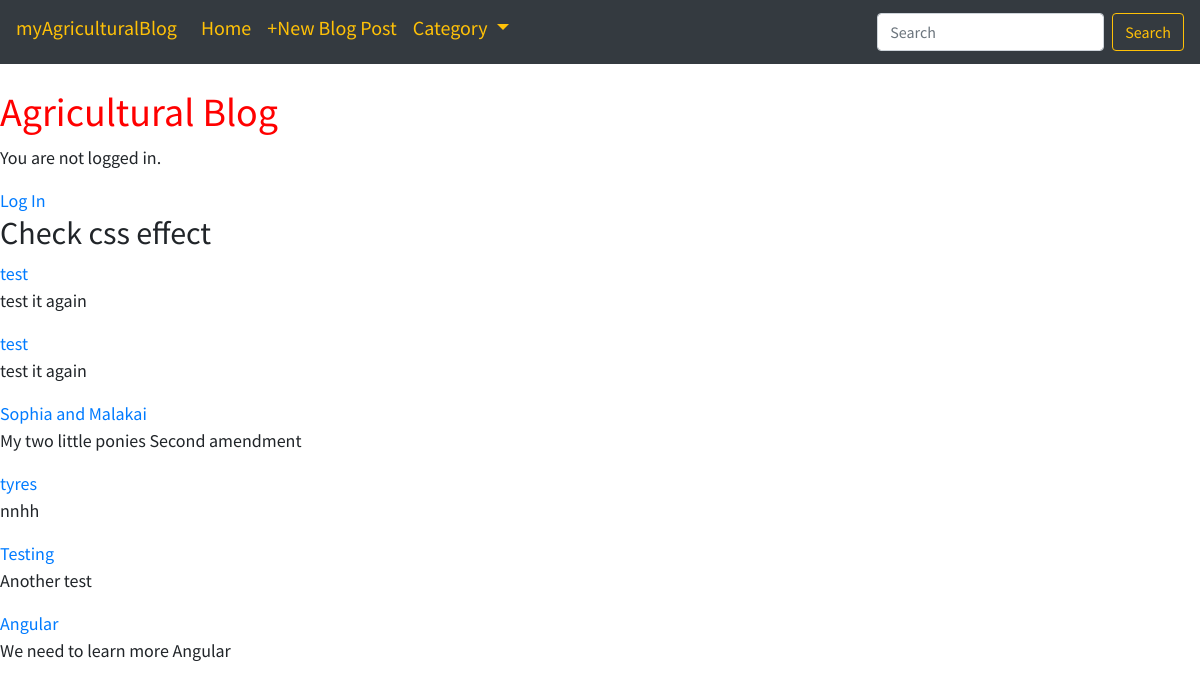
The page / on the database its author committed.
### blog/models.py (models this page shows, shortened)
class Post(models.Model):
  title = models.CharField(max_length=200)
  author = models.ForeignKey('auth.User', on_delete=models.CASCADE,)
  body = models.TextField()

### blog/views.py (the view)
# urls.py: path('', BloglistView.as_view(), name = 'home'),
class BloglistView(ListView):
  model = Post
  template_name = 'home.html'

### templates/home.html
{% extends 'base.html' %}
{% block content %}
<h2 class="test_css">Check css effect</h2>
{% for post in object_list %}
<div class="test_css">
  <a href="{% url 'post_detail' post.pk %}">{{ post.title }}</a></h2>
  <p>{{ post.body}}</p>
</div>
{% endfor %}
{% endblock content %}

### templates/base.html (shortened to what this page needs)
{% load bootstrap4 %}
{% load crispy_forms_tags %}
{% load static %}
<!DOCTYPE html>
<html lang="en">
<head>
  {% block styles %}
    {% bootstrap_css %}
    <link rel="stylesheet" type="text/css" href="{% static 'css/base.css' %}" >
  {% endblock %}
</head>
<body>
    {% include "navbar.html" %}
    <header>
      <h1><a href="{% url 'home' %}">Agricultural Blog</a></h1></header>
      {% if user.is_authenticated %}
        <p>Hi {{ user.username }}!</p>
        <p><a href="{% url 'logout' %}">Log out</a></p>
         {% else %}
        <p>You are not logged in.</p>
        <a href="{% url 'login' %}">Log In</a>
      {% endif %}
    {% block content %}
    {% endblock content %}
</body>
</html>

### templates/navbar.html (shortened to what this page needs)
<nav class="navbar navbar-expand-lg navbar-dark bg-dark mb-4 h5">
  <h5><a class="navbar-brand text-warning" href="{% url 'home' %}">myAgriculturalBlog</a></h5>
  <div class="collapse navbar-collapse" id="navbarSupportedContent">
    <ul class="navbar-nav mr-auto">
      <li class="nav-item active">
        <a class="nav-link text-warning" href="{% url 'home' %}">Home <span class="sr-only">(current)</span></a>
      </li>
      <li class="nav-item">
        <h5><a class="nav-link text-warning" href="{% url 'new_post' %}">+New Blog Post</a></h5>
      </li>
      <li class="nav-item dropdown">
        <a class="nav-link dropdown-toggle text-warning" href="#" id="navbarDropdown" role="button" data-toggle="dropdown" aria-haspopup="true" aria-expanded="false">
          Category
        </a>
      </li>
    </ul>
    <form class="form-inline my-2 my-lg-0" action="#" method="GET">
      <input class="form-control mr-sm-2" type="search" placeholder="Search" aria-label="Search">
      <button class="btn btn-outline-warning my-2 my-sm-0" name="q" type="submit">Search</button>
    </form>
  </div>
</nav>

### static/css/base.css (style rules this page uses)
header h1 a { color: red; }
body { font-family: 'Source Sans Pro', sans-serif; font-size: 18px; }

### rows shown on the page
Post: title "test", body "test it again"
Post: title "test", body "test it again"
Post: title "Sophia and Malakai", body "My two little ponies Second amendment"
Post: title "tyres", body "nnhh"
Post: title "Testing", body "Another test"
Post: title "Angular", body "We need to learn more Angular"
